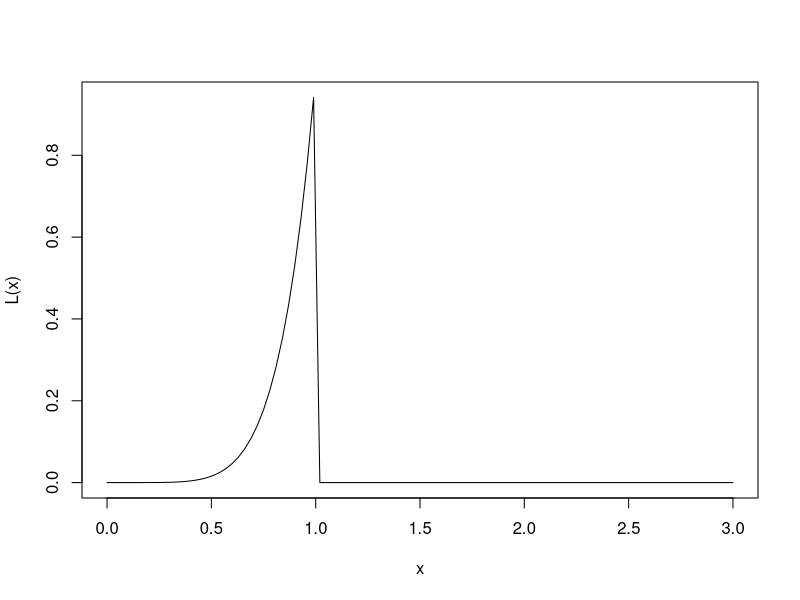

Reproduce this figure in R.
## Suppose we observe the data vector
x <- c(3,1,4,3,5,7)
n <- length(x)
L = function(theta) theta^n * ifelse(min(x) > theta,1,0)
curve(L,0,3)
